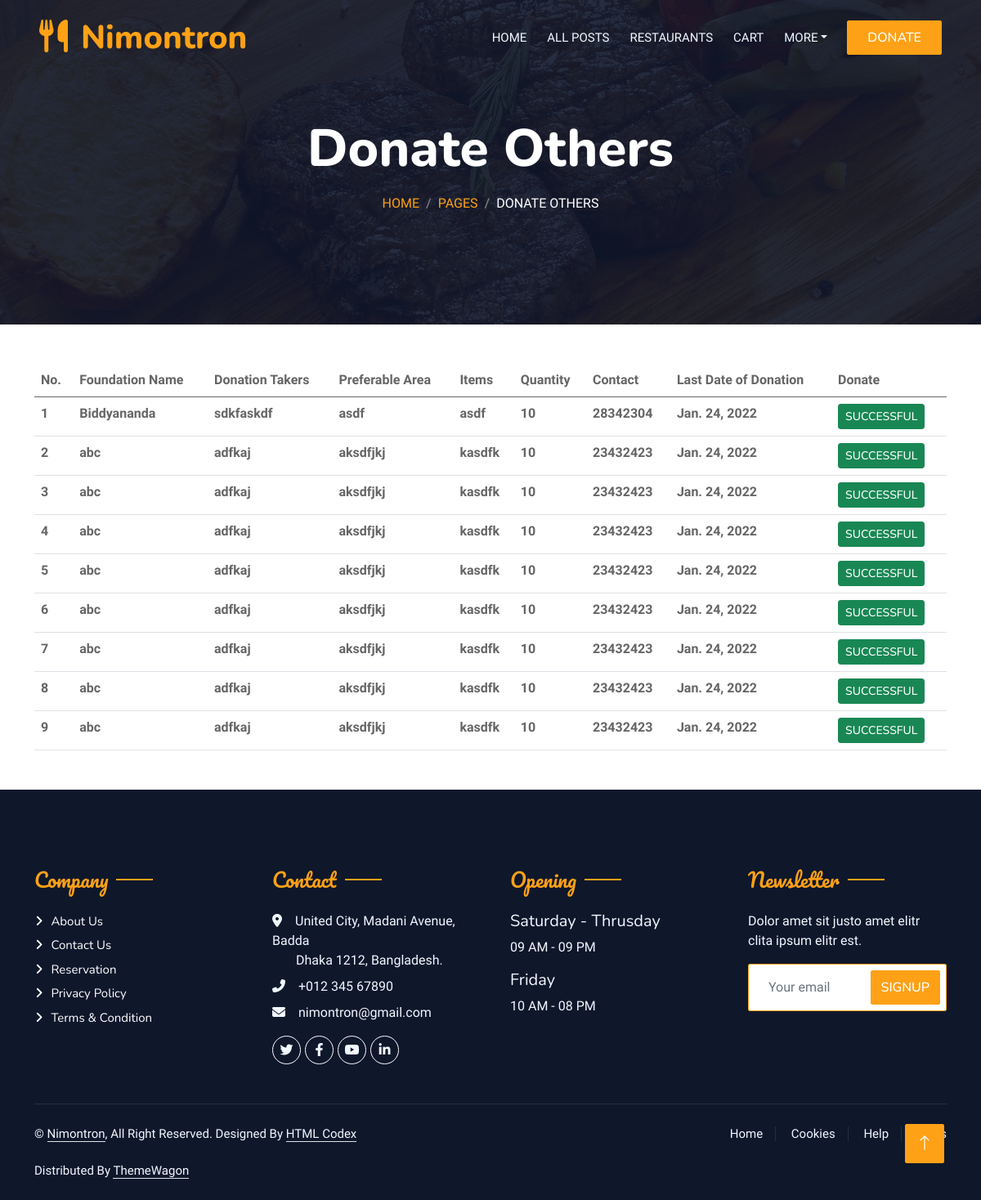
Screenshot of /donate_others with the database file from the repository.
### customers/models.py (models this page shows, shortened)
class Foundation_Post(models.Model):
    foundation = models.ForeignKey(Foundation, on_delete=models.CASCADE)
    title=models.TextField(max_length=100)
    description = models.TextField(max_length=255)
    items=models.TextField(max_length=100)
    quantity=models.TextField(max_length=100)
    contact=models.TextField(max_length=100)
    area=models.TextField(max_length=100)
    start_date = models.DateField()
    end_date = models.DateField()
    creation_date = models.DateField()
    status = models.CharField(max_length=20, null=True)
    contact_no = models.CharField(max_length=15, null=True)
    fname=models.CharField(max_length=100,null=True)

### customers/views.py (the view)
# urls.py: path('donate_others', views.donate, name='donate'),
def donate(request):
    temp['title'] = 'Donate Others'
    temp['sub_title'] = 'Donate Others'
    post = Foundation_Post.objects.all()
    temp['post'] = post
    return render(request, 'visitors/donate.html', temp)

### customers/templates/visitors/donate.html (shortened to what this page needs)
{% include 'customers/customer_header.html' %}
{% load static %}
<div class="container">
    <table class="table">
        <thead>
            <tr>
                <th scope="col">No.</th>
                <th scope="col">Foundation Name</th>
                <th scope="col">Donation Takers</th>
                <th scope="col"> Preferable Area</th>
                <th scope="col">Items</th>
                <th scope="col">Quantity</th>
                <th scope="col">Contact</th>
                <th scope="col">Last Date of Donation</th>
                <th scope="col"> <span class="ml-4">Donate</span> </th>
            </tr>
        </thead>
        <tbody>
            {% for i in post %}
            <tr>
                <th cope="row">{{forloop.counter}}</th>
                <th>{{i.title}}</th>
                <th>{{i.description}}</th>
                <th>{{i.area}}</th>
                <th>{{i.items}}</th>
                <th>{{i.quantity}}</th>
                <th>{{i.contact}}</th>
                <th>{{i.end_date}}</th>
                {% if i.status == 'Accepted' %}
                <td>
                    <a href="#" class="btn btn-success btn-sm">Successful</a>
                </td>
                {% endif %}
            </tr>
            {% endfor %}
        </tbody>
    </table>
</div>
{% include 'customers/customer_footer.html' %}

### customers/static/customers/css/style.css (style rules this page uses)
:root { --primary: #FEA116; --light: #F1F8FF; --dark: #0F172B; }
.btn { font-family: 'Nunito', sans-serif; font-weight: 500; text-transform: uppercase; transition: .5s; }

### rows the page displays
Foundation_Post: title "Biddyananda", description "sdkfaskdf", area "asdf", items "asdf", quantity "10", contact "28342304", end_date "Jan. 24, 2022", status "SUCCESSFUL"
Foundation_Post: title "abc", description "adfkaj", area "aksdfjkj", items "kasdfk", quantity "10", contact "23432423", end_date "Jan. 24, 2022", status "SUCCESSFUL"
Foundation_Post: title "abc", description "adfkaj", area "aksdfjkj", items "kasdfk", quantity "10", contact "23432423", end_date "Jan. 24, 2022", status "SUCCESSFUL"
Foundation_Post: title "abc", description "adfkaj", area "aksdfjkj", items "kasdfk", quantity "10", contact "23432423", end_date "Jan. 24, 2022", status "SUCCESSFUL"
Foundation_Post: title "abc", description "adfkaj", area "aksdfjkj", items "kasdfk", quantity "10", contact "23432423", end_date "Jan. 24, 2022", status "SUCCESSFUL"
Foundation_Post: title "abc", description "adfkaj", area "aksdfjkj", items "kasdfk", quantity "10", contact "23432423", end_date "Jan. 24, 2022", status "SUCCESSFUL"
Foundation_Post: title "abc", description "adfkaj", area "aksdfjkj", items "kasdfk", quantity "10", contact "23432423", end_date "Jan. 24, 2022", status "SUCCESSFUL"
Foundation_Post: title "abc", description "adfkaj", area "aksdfjkj", items "kasdfk", quantity "10", contact "23432423", end_date "Jan. 24, 2022", status "SUCCESSFUL"
Foundation_Post: title "abc", description "adfkaj", area "aksdfjkj", items "kasdfk", quantity "10", contact "23432423", end_date "Jan. 24, 2022", status "SUCCESSFUL"

### other values shown
{{ name }} "Nimontron"
{{ title }} "Donate Others"
{{ sub_title }} "DONATE OTHERS"
